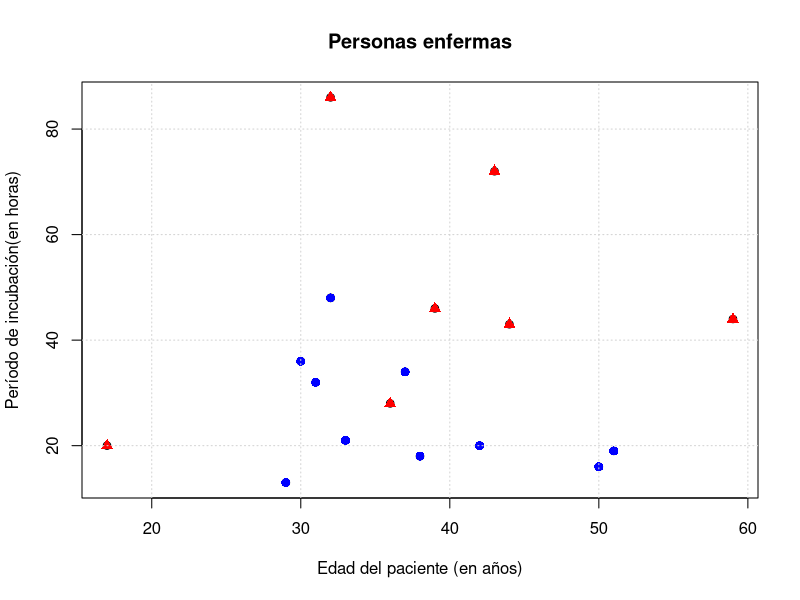
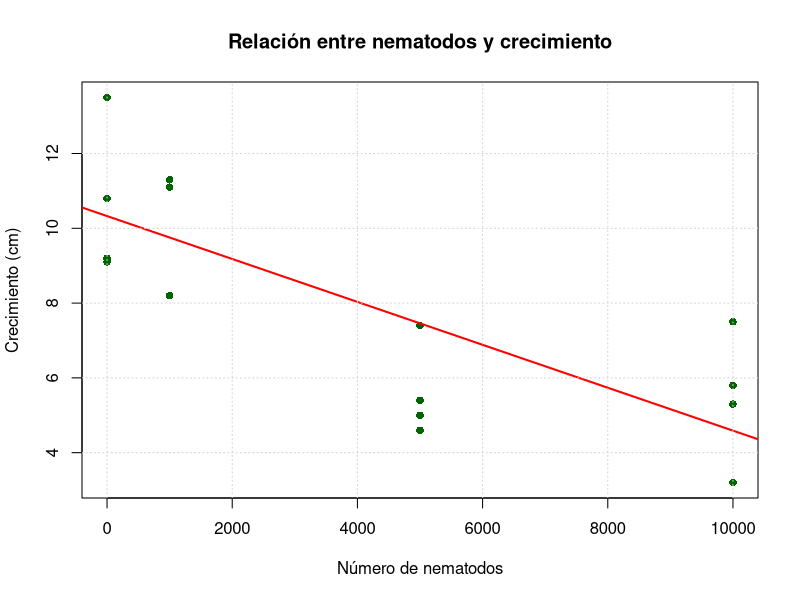
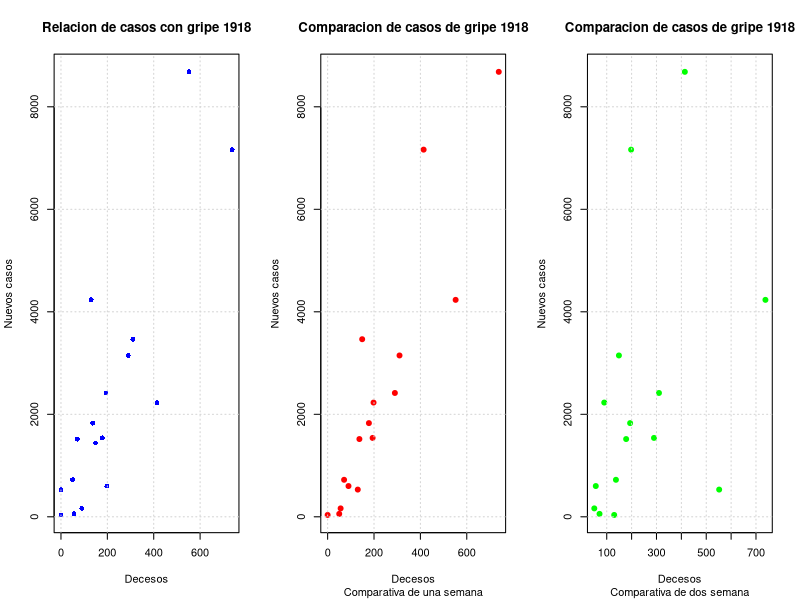
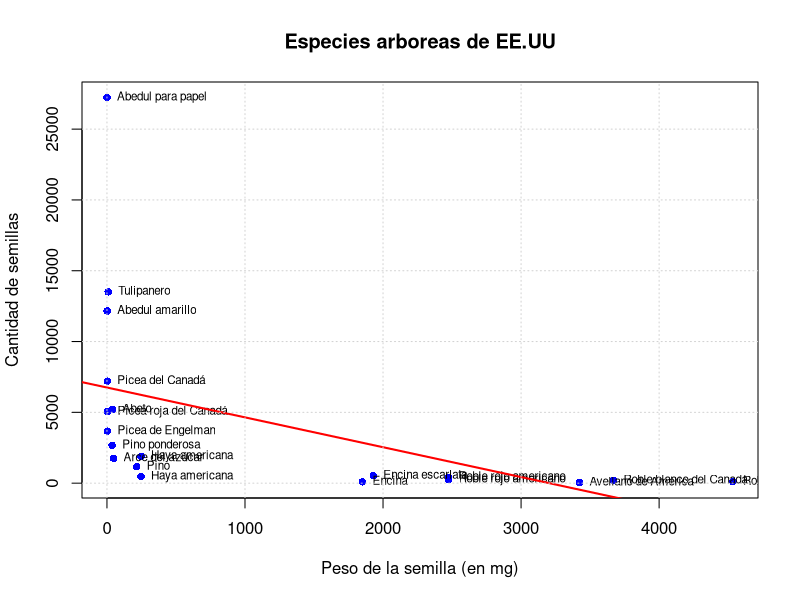
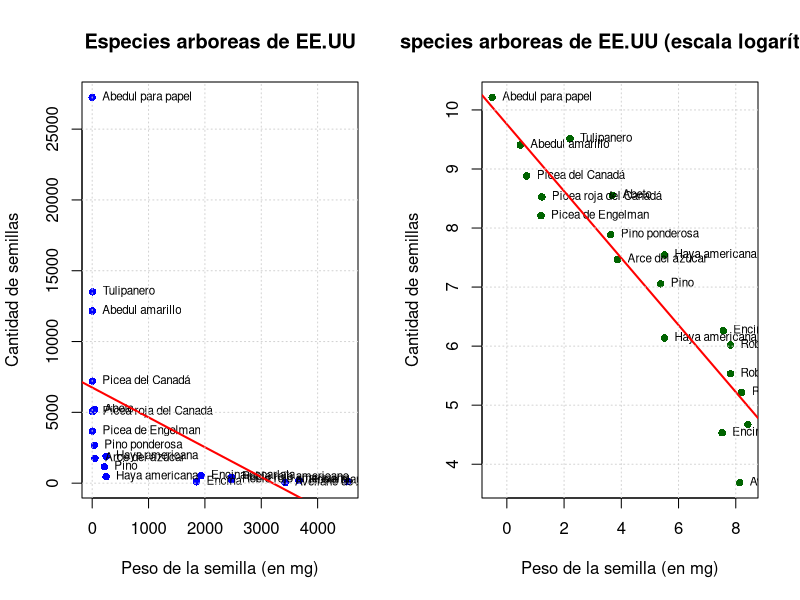
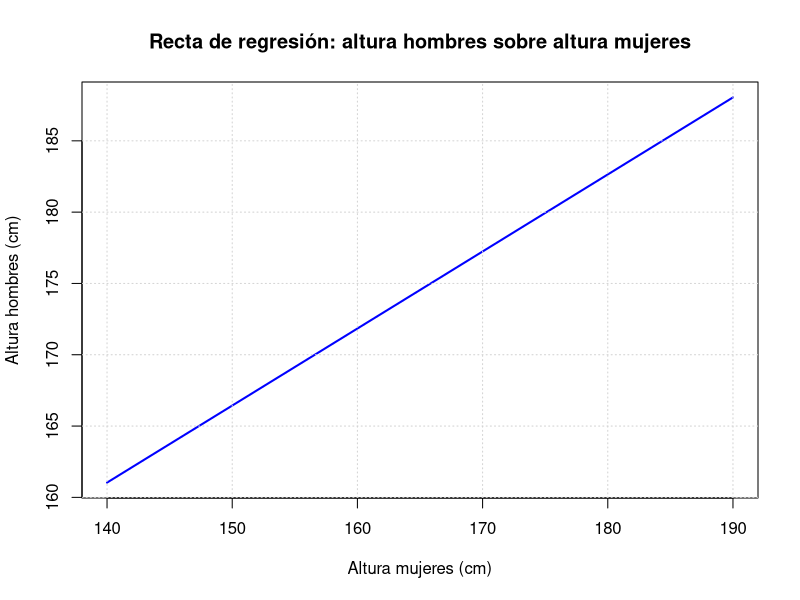
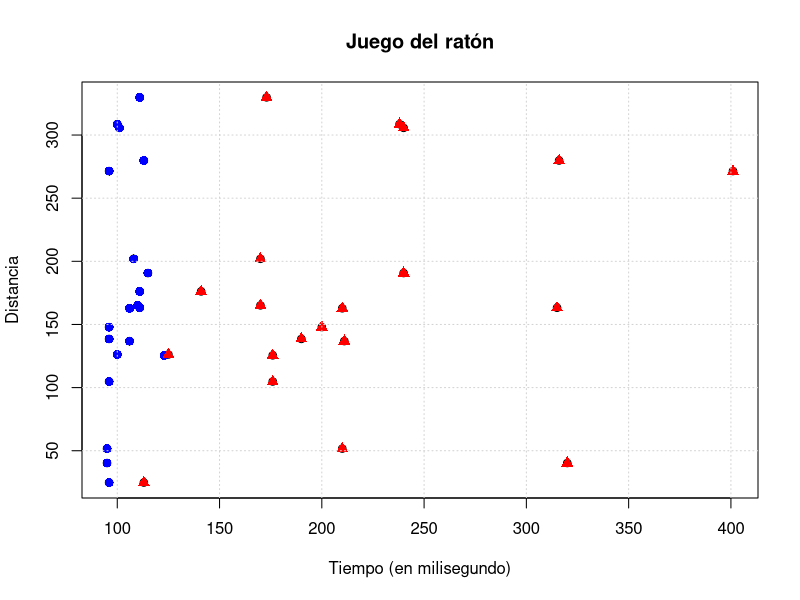
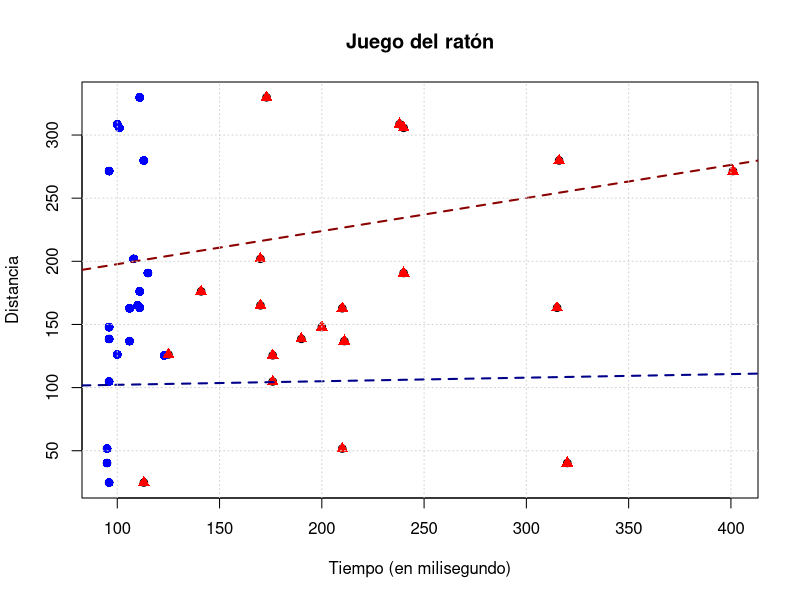

Recreate these plots in R, in order.
# EJERCICIOS "Estadistica básica aplicada" de David S. Moore (2005)

# Capítulo II "Relaciones entre variables"

# REPASO CAPÍTULO II

# **************************************************
# PREGUNTA 2.89 - El vino, ¿es bueno para tu corazón?
# **************************************************

# La tabla 2.4 proporciona datos sobre el consumo de vino y muertes por 
# ataques al corazón en 19 países. Un diagrama de dispersión muestra una 
# relación relativamente fuerte.

# (a) La correlación para estas variables es r = -0,843. ¿Por qué la correlación
# es negativa? ¿Qué porcentaje de la variación de la tasa de mortalidad por 
# ataques al corazón se puede explicar a partir de la relación lineal entre 
# los ataques al corazón y el consumo de vino?

getwd()

setwd("C://Users//brook//OneDrive//Escritorio//Portafolio//Ejercicios_Estadistica_aplicada_b-sica_David_Moore//Archivos")

ejercicio_2_89 <- read.csv("ejercicio_2_11_alcohol.csv")

View(ejercicio_2_89)

r <- -0.843

r2 <- r^2

print(r2)

"La correlación es negativa (-0.843) porque a mayor consumo de vino, menor tasa de mortalidad por ataques al corazón, 
sugiriendo una relación inversa. El r² = 71% indica que el 71% de la variación en mortalidad cardiaca se explica por 
la relación lineal con el consumo de vino."

# (b) La recta de regresión mínimo-cuadrática para la predicción de la tasa de
# ataques al corazón a partir del consumo de vino es:

# y = 260,56 - 22,969x

# Utiliza esta ecuación para predecir la tasa de mortalidad por ataques al 
# corazón en un país en el que el consumo de alcohol, procedente del vino, 
# de los adultos es de 4 litros anuales.


y_sombrero <- 260.56 - 22.969 * 4

print(y_sombrero)

"
ŷ = 168.684

============================

En un país con consumo de 4 litros de vino anuales por adulto, se predice una tasa 
de mortalidad de 168.7 muertes por cada 100,000 personas debido a ataques al corazón
"
# (c) La correlación en (a) y la pendiente de la recta de regresión mínimo-cua-
# drática en (b) son ambas negativas. ¿Es posible que estos dos valores 
# tengan signos distintos? Justifica tu respuesta.

regresion <- lm(ejercicio_2_89$Tasa_muertes_corazon ~ ejercicio_2_89$Consumo_alcohol,data = ejercicio_2_89)

desv_consumo <- sd(ejercicio_2_89$Consumo_alcohol)
desv_ataques <- sd(ejercicio_2_89$Tasa_muertes_corazon) 

resumen <- data.frame(
  Medida = c("Correlacion", "Intercepto","Pendiente","Desviación Consumo","Desviación Ataques"),
  Valor_calculado = c(r,coef(regresion)[1],coef(regresion)[2],desv_consumo,desv_ataques))

print(resumen)

"
              Medida Valor_calculado
1        Correlacion       -0.843000
2         Intercepto      260.563375
3          Pendiente      -22.968767
4 Desviación Consumo        2.509724
5 Desviación Ataques       68.396291

==========================================================

No es posible que tengan signos distintos porque existe una relación matemática directa:

Pendiente = r × (sy/sx)

r = -0.843

sy/sx = 68.396 / 2.510 = 27.25 (siempre positivo)

Pendiente = -0.843 × 27.25 = -22.97

Dado que la razón sy/sx es siempre positiva, el signo de la pendiente depende exclusivamente 
del signo de r. Por lo tanto, correlación y pendiente siempre tendrán el mismo signo.
"
# **************************************************
# PREGUNTA 2.90 - Edad y educación en EE UU
# **************************************************

# En general, el nivel educativo de la gente mayor es menor que el de la gente 
# más joven; por tanto, podemos sospechar que existe una relación entre el porcentaje 
# de residentes de un Estado de 65 o más años y el porcentaje de población sin estudios 
# universitarios. La figura 2.22 muestra la relación entre estas variables. 
# Los datos son los que aparecen en la tablas 1.1 y 2.1.

# (a) Explica lo que significa una asociación positiva entre estas variables.

"Una asociación positiva significa que existe una relación directa entre las variables: a medida que 
aumenta el porcentaje de residentes mayores de 65 años en un estado, también tiende a aumentar el porcentaje 
de población sin estudios universitarios. En otras palabras, los estados con poblaciones más envejecidas tienden 
a tener niveles educativos más bajos en términos de educación universitaria."

# (b) En el diagrama destacan tres observaciones atípicas. Dos de ellas son Alaska
# y Florida, que ya se identificaron como observaciones atípicas en el histograma
# de la figura 1.2. La tercera observación atípica, ¿a qué Estado corresponde?

mayores_65 <- read.csv("ejercicio_2_90_mayores_65.csv")
educacion <- read.csv("ejercicio_2_14_educacion.csv")

puntuaciones_z <- scale(mayores_65$Porcentaje)
umbral_z <- 1.8 

indices_oas <- which(abs(puntuaciones_z) > umbral_z)
oas <- mayores_65[indices_oas, ]

promedio_mayores <- mean(mayores_65$Porcentaje)
promedio_sin_educacion <- mean(educacion$Porcentaje_sin_estudios_secundaria)

df_resultados <- rbind(
  data.frame(Categoria = "OA - Puntuación Z > |2|", Estado = oas$Estado, 
             Valor = oas$Porcentaje, Z_Score = round(puntuaciones_z[indices_oas], 2)),
  data.frame(Categoria = "Promedio mayores 65+", Estado = "Todos", 
             Valor = promedio_mayores, Z_Score = NA),
  data.frame(Categoria = "Promedio sin educación secundaria", Estado = "Todos", 
             Valor = promedio_sin_educacion, Z_Score = NA)
)

print(df_resultados)

"
                          Categoria  Estado    Valor Z_Score
1           OA - Puntuación Z > |2|  Alaska  5.20000   -3.73
2           OA - Puntuación Z > |2| Florida 18.50000    2.87
3           OA - Puntuación Z > |2|    Utah  8.80000   -1.94
4              Promedio mayores 65+   Todos 12.71200      NA
5 Promedio sin educación secundaria   Todos 23.77647      NA
"

# (c) Si ignoramos las observaciones atípicas, ¿la relación entre las dos variables
# tiene una forma y dirección claras? Justifica tu respuesta.

"Sí, la relación tiene forma y dirección claras. Si ignoramos las tres observaciones atípicas (Alaska, Florida y Utah), 
la relación muestra una dirección positiva clara: a mayor porcentaje de población anciana, mayor porcentaje de personas 
sin estudios universitarios. La forma es aproximadamente lineal, aunque con cierta dispersión normal en los datos."

# (d) Si calculamos la correlación, con las tres observaciones atípicas y sin ellas,
# obtenemos r = 0,054 y r = 0,259. ¿Cuál de estos valores corresponde a la correlación 
# sin las observaciones atípicas? Justifica tu respuesta.

mayores_65 <- read.csv("ejercicio_2_90_mayores_65.csv")
educacion <- read.csv("ejercicio_2_14_educacion.csv")

abrev_a_nombre <- c(
  "AL" = "Alabama", "AK" = "Alaska", "AZ" = "Arizona", "AR" = "Arkansas",
  "CA" = "California", "CO" = "Colorado", "CT" = "Connecticut", "DE" = "Delaware",
  "FL" = "Florida", "GA" = "Georgia", "HI" = "Hawai", "ID" = "Idaho",
  "IL" = "Illinois", "IN" = "Indiana", "IA" = "Iowa", "KS" = "Kansas",
  "KY" = "Kentucky", "LA" = "Luisiana", "ME" = "Maine", "MD" = "Maryland",
  "MA" = "Massachusetts", "MI" = "Michigan", "MN" = "Minnesota", "MS" = "Misisipí",
  "MO" = "Misuri", "MT" = "Montana", "NE" = "Nebraska", "NV" = "Nevada",
  "NH" = "New Hampshire", "NJ" = "Nueva Jersey", "NM" = "Nuevo México",
  "NY" = "Nueva York", "NC" = "Carolina del Norte", "ND" = "Dakota del Norte",
  "OH" = "Ohio", "OK" = "Oklahoma", "OR" = "Oregón", "PA" = "Pensilvania",
  "RI" = "Rhode Island", "SC" = "Carolina del Sur", "SD" = "Dakota del Sur",
  "TN" = "Tennessee", "TX" = "Tejas", "UT" = "Utah", "VT" = "Vermont",
  "VA" = "Virginia", "WA" = "Washington", "WV" = "Virginia Occidental",
  "WI" = "Wisconsin", "WY" = "Wyoming"
)

educacion$Estado_nombre <- abrev_a_nombre[educacion$Estado]

datos <- merge(mayores_65, educacion, by.x = "Estado", by.y = "Estado_nombre")

cor_con <- cor(datos$Porcentaje, datos$Porcentaje_sin_estudios_secundaria)

datos_sin_oas <- datos[!datos$Estado %in% c("Alaska", "Florida", "Utah"), ]

cor_sin <- cor(datos_sin_oas$Porcentaje, datos_sin_oas$Porcentaje_sin_estudios_secundaria)

cat("CORRELACIONES FINALES:\n")
cat("CON OAs:", round(cor_con, 3), "\n")
cat("SIN OAs:", round(cor_sin, 3), "\n")

"El valor r = 0.259 corresponde a la correlación SIN las observaciones atípicas, mientras que r = 0.054 
corresponde a la correlación CON todas las observaciones.
Las observaciones atípicas (especialmente Utah con bajo porcentaje de ancianos pero también bajo porcentaje 
sin estudios universitarios, y Alaska con características similares) distorsionan y debilitan la relación positiva 
general. Al eliminarlas, la correlación se hace más fuerte y evidente, aumentando de 0.054 a 0.259, lo que indica 
una relación positiva más clara entre las variables."

# **************************************************
# PREGUNTA 2.91 - Comida en mal estado
# **************************************************

# Datos sobre 18 personas que enfermaron después de ingerir comida en mal estado.
# Los datos dan la edad de cada persona en años, el periodo de incubación (el 
# tiempo en horas desde la ingestión de la comida hasta la aparición de los 
# primeros síntomas) y si la víctima sobrevivió (S) o murió (M).

# TABLA DE DATOS:
# ---------------------------------------------------------------
# Persona | Edad | Incubación | Resultado | Persona | Edad | Incubación | Resultado
# ------------------------------------------------------------------------------
# 1       | 29   | 13         | 0         | 10      | 30   | 36         | 0
# 2       | 39   | 46         | 1         | 11      | 32   | 48         | 0
# 3       | 44   | 43         | 1         | 12      | 59   | 44         | 1
# 4       | 37   | 34         | 0         | 13      | 33   | 21         | 0
# 5       | 42   | 20         | 0         | 14      | 31   | 32         | 0
# 6       | 17   | 20         | 1         | 15      | 32   | 86         | 1
# 7       | 38   | 18         | 0         | 16      | 32   | 48         | 0
# 8       | 43   | 72         | 1         | 17      | 36   | 28         | 1
# 9       | 51   | 19         | 0         | 18      | 50   | 16         | 0
# ------------------------------------------------------------------------------

# 1 = sobrevivió / 0 = murió 

# (a) Dibuja un diagrama de dispersión del tiempo de incubación con relación
#     a la edad. Utiliza símbolos distintos para las personas que murieron y para 
#     las que sobrevivieron.

personas_enfermas <- data.frame(
  Persona = c(1, 2, 3, 4, 5, 6, 7, 8, 9, 10, 11, 12, 13, 14, 15, 16, 17, 18),
  Edad = c(29, 39, 44, 37, 42, 17, 38, 43, 51, 30, 32, 59, 33, 31, 32, 32, 36, 50),
  Incubación = c(13, 46, 43, 34, 20, 20, 18, 72, 19, 36, 48, 44, 21, 32, 86, 48, 28, 16),
  Resultado = c(0, 1, 1, 0, 0, 1, 0, 1, 0, 0, 0, 1, 0, 0, 1, 0, 1, 0)
)

print(personas_enfermas)

sobrevivieron <- personas_enfermas[personas_enfermas$Resultado == 0, ]
murieron <- personas_enfermas[personas_enfermas$Resultado == 1, ]

plot(personas_enfermas$Edad,
     personas_enfermas$Incubación,
     main = "Personas enfermas",
     xlab = "Edad del paciente (en años)",
     ylab = "Período de incubación(en horas)")
points(sobrevivieron$Edad, sobrevivieron$Incubación, 
       pch = 16, col = "blue", cex = 1.2)  
points(murieron$Edad, murieron$Incubación, 
       pch = 17, col = "red", cex = 1.2)
grid()

# (b) ¿Existe alguna relación entre la edad y el tiempo de incubación? Si existe,
# descríbela.

correlacion <- cor(personas_enfermas$Edad,personas_enfermas$Incubación)

print(correlacion)

"A simple vista no se ve que haya alguna relación entre las variables, más aún cuando vemos que
la correlación entre las mismas es de 0.028"

# (c) Más importante, ¿existe alguna relación entre la edad o el periodo de incubación 
# y si la víctima sobrevivió? Describe cualquier relación que aquí parezca importante.

cor_edad <- cor(personas_enfermas$Edad, personas_enfermas$Resultado)

cor_incubacion <- cor(personas_enfermas$Incubación, personas_enfermas$Resultado)

resumen_correlaciones <- data.frame(
  Correlaciones = c("Edad","Incubación"),
  Resultado = c(round(cor_edad,3),round(cor_incubacion,3))
)

print(resumen_correlaciones)

"
  Correlaciones Resultado
1          Edad     0.091
2    Incubación     0.525

==============================================

Los pacientes con tiempos de incubación más cortos tienen mayor riesgo de muerte, 
mientras que los de incubación más larga tienden a sobrevivir.
"

# (d) ¿Existen observaciones atípicas que exijan una investigación aparte?

media_edad <- mean(personas_enfermas$Edad)
media_inc <- mean(personas_enfermas$Incubación) 

sd_edad <- sd(personas_enfermas$Edad)
sd_inc <- sd(personas_enfermas$Incubación)

personas_enfermas$z_edad <- (personas_enfermas$Edad - media_edad) / sd_edad
personas_enfermas$z_inc <- (personas_enfermas$Incubación - media_inc) / sd_inc

umbral_z <- 2 

out_edad <- personas_enfermas[abs(personas_enfermas$z_edad) > umbral_z, ]
out_inc <- personas_enfermas[abs(personas_enfermas$z_inc) > umbral_z, ]

outliers_combinado <- rbind(
  data.frame(Variable = "Edad", 
             Persona = out_edad$Persona,
             Valor = out_edad$Edad,
             Z_Score = out_edad$z_edad,
             Resultado = out_edad$Resultado),
  data.frame(Variable = "Incubación", 
             Persona = out_inc$Persona,
             Valor = out_inc$Incubación,
             Z_Score = out_inc$z_inc,
             Resultado = out_inc$Resultado)
)

print(outliers_combinado)

"
    Variable Persona Valor   Z_Score Resultado
1       Edad       6    17 -2.112762         1
2       Edad      12    59  2.215823         1
3 Incubación      15    86  2.537536         1
"
# **************************************************
# PREGUNTA 2.92 - Nematodos y tomateras
# **************************************************

# Los nematodos son gusanos microscópicos. Tenemos datos de un experimento
# para estudiar el efecto que producen los nematodos que se encuentran en la 
# tierra en el crecimiento de las plantas.

# TABLA DE DATOS:
# ---------------------------------------------------------------
# Nematodos | Crecimiento (cm)
# ---------------------------------------------------------------
# 0         | 10,8  9,1  13,5  9,2
# 1.000     | 11,1  11,1  8,2  11,3
# 5.000     | 5,4  4,6  7,4  5,0
# 10.000    | 5,8  5,3  3,2  7,5
# ---------------------------------------------------------------

# Analiza estos datos y presenta tus conclusiones sobre los efectos de los 
# nematodos en el crecimiento de las plantas.

nematodos <- data.frame(
  Nematodos = rep(c(0, 1000, 5000, 10000), each = 4),
  Crecimiento = c(
    10.8, 9.1, 13.5, 9.2,
    11.1, 11.1, 8.2, 11.3,
    5.4, 4.6, 7.4, 5.0,
    5.8, 5.3, 3.2, 7.5
  )
)

r <- cor(nematodos$Nematodos, nematodos$Crecimiento)
cat("Correlación:", round(r, 3), "\n")

modelo <- lm(Crecimiento ~ Nematodos, data = nematodos)
summary(modelo)

plot(nematodos$Nematodos, nematodos$Crecimiento,
     main = "Relación entre nematodos y crecimiento",
     xlab = "Número de nematodos",
     ylab = "Crecimiento (cm)",
     pch = 16, col = "darkgreen")
abline(modelo, col = "red", lwd = 2)
grid()

"Existe una relación lineal negativa muy clara entre el número de nematodos y 
el crecimiento de las tomateras.
El modelo indica que cada incremento en la cantidad de nematodos reduce significativamente 
el desarrollo de las plantas, lo cual respalda la hipótesis de que los nematodos afectan de 
manera adversa el crecimiento vegetal."


# **************************************************
# PREGUNTA 2.93 - ¿Valores calientes?
# **************************************************

# En el mundo de las finanzas es frecuente describir el rendimiento de un 
# determinado valor mediante una recta de regresión que relaciona el rendimiento 
# del valor con el rendimiento general del mercado de valores.Esta representación 
# nos ayuda a visualizar en qué medida el valor sigue la pauta general del mercado. 
# Analizamos el rendimiento mensual y de Philip Morris y los rendimientos mensuales 
# x del índice bursátil Standard & Poor’s correspondiente a 500 valores, que representa 
# el mercado en su conjunto, entre julio de 1990 ymayo de1997. He aquí los resultados:

# x̄ = 1,304    ȳ = 1,878
# sx = 3,392   sy = 7,554
# r = 0,5251

# (a) A partir de esta información, halla la ecuación de la recta mínimo-cuadrática. 
# ¿Qué porcentaje de la variación de Philip Morris se explica por la relación lineal 
# con el mercado en su conjunto?

pendiente <- 0.5251 * (7.554 / 3.392)

intercepto <- 1.878 - (pendiente * 1.304)

porcentaje_variacion <- 0.5251 * 0.5251

valores_recta <- data.frame(
  Medida = c("Pendiente","Intercepto","% de variación"),
  Valores = c(pendiente,intercepto,porcentaje_variacion)
)

print(valores_recta)

"
          Medida   Valores
1      Pendiente 1.1694002
2     Intercepto 0.3531022
3 % de variación 0.2757300

======================================

La ecuación de la recta de regresión es ŷ = 0,353 + 1,169x. Esto indica que, en promedio, 
por cada punto porcentual que aumenta el rendimiento del mercado, el de Philip Morris aumenta 1,17 puntos. 
Además, alrededor del 27,6 % de la variación en los rendimientos de Philip Morris se explica por su relación 
lineal con el mercado bursátil.
"

# (b) Explica la información que nos proporciona sobre la pendiente de la recta sobre 
# la respuesta de Philip Morris a las variaciones del mercado. Esta pendiente se llama "beta" 
# en teoría de inversiones.

"La pendiente o beta = 1,17 indica que el rendimiento de Philip Morris tiende a variar más que proporcionalmente 
respecto al mercado: por cada 1 % que cambia el rendimiento del mercado, el de Philip Morris cambia, en promedio, 
un 1,17 %. Esto significa que la acción es más volátil o sensible a las variaciones del mercado, amplificando tanto 
las subidas como las bajadas."

# (c) Los rendimientos de la mayoría de los valores están correlacionados positivamente 
# con el rendimiento general del mercado. Explica por qué un inversor debería preferir 
# valores con beta > 1 cuando el mercado sube y acciones con beta < 1 cuando el mercado baja.

"Cuando el mercado sube, un inversor busca maximizar ganancias, por lo que prefiere acciones con beta > 1, ya que 
aumentan más que el promedio del mercado. En cambio, cuando el mercado baja, conviene elegir acciones con beta < 1, 
pues estas tienden a caer menos, ofreciendo mayor protección frente a pérdidas."

# **************************************************
# PREGUNTA 2.94 - La epidemia de gripe de 1918
# **************************************************

# El ejercicio 1.22 proporciona datos sobre la gran epidemia de gripe de 1918.

# (a) Dibuja tres diagramas de dispersión; en uno de ellos relaciona las muertes 
# semanales con los casos detectados la misma semana, en otro relaciona estas muertes 
# semanales con los casos detectados la semana anterior y en el tercero de ellos relaciona 
# las muertes semanales con los nuevos casos detectados dos semanas antes. Describe y 
# compara las relaciones que observes.

ejercicio_2_94 <- read.csv("ejercicio_1_22_epidemia.csv")

str(ejercicio_2_94)

View(ejercicio_2_94)

par(mfrow = c(1, 3))  

#Grafico 1: misma semana
plot(ejercicio_2_94$Muertos,
     ejercicio_2_94$Nuevos_casos,
     main = "Relacion de casos con gripe 1918",
     xlab = "Decesos",
     ylab = "Nuevos casos",
     pch = 16,
     col = "blue")
grid()

#Grafico 2: una semana de desfase
una_semana <- c(NA, head( ejercicio_2_94$Nuevos_casos , -1))

valido <- !is.na(una_semana)

plot(ejercicio_2_94$Muertos[valido],
     una_semana[valido],
     main = "Comparacion de casos de gripe 1918",
     sub = "Comparativa de una semana",
     xlab = "Decesos",
     ylab = "Nuevos casos",
     pch = 19,
     col = "red")
grid()

#Gráfico 3: dos semanas de desfase
dos_semanas <- c(NA,NA, head( ejercicio_2_94$Nuevos_casos , -2))

valido2 <- !is.na(dos_semanas)

plot(ejercicio_2_94$Muertos[valido2],
     dos_semanas[valido2],
     main = "Comparacion de casos de gripe 1918",
     sub = "Comparativa de dos semana",
     xlab = "Decesos",
     ylab = "Nuevos casos",
     pch = 19,
     col = "green")
grid()

par(mfrow = c(1, 1))

# (b) Halla las correlaciones de cada una de las relaciones.

cor_misma_semana <- cor(ejercicio_2_94$Muertos,ejercicio_2_94$Nuevos_casos)
cor_una_semana <- cor(ejercicio_2_94$Muertos[valido],una_semana[valido])
cor_dos_semanas <- cor(ejercicio_2_94$Muertos[valido2],dos_semanas[valido2])

resultaods_correlaciones <- data.frame(
  Correlaciones = c("Misma semana","Una semana desfase","Dos semanas desfase"),
  Valores = c(cor_misma_semana,cor_una_semana,cor_dos_semanas)
)

print(resultaods_correlaciones)

"
        Correlaciones   Valores
1        Misma semana 0.8562287
2  Una semana desfase 0.9109524
3 Dos semanas desfase 0.3932467
"

# (c) ¿Cuáles son tus conclusiones? ¿Cómo se predice mejor el número de muertes, 
# con los nuevos casos de la misma semana, con los nuevos casos de la semana anterior 
# o los nuevos casos de dos semanas antes?

"La correlación más alta (r ≈ 0.91) se observa cuando se comparan las muertes con los casos de 
una semana antes, lo que indica que el número de muertes está más estrechamente relacionado con 
los contagios ocurridos la semana previa. Esto tiene sentido biológicamente, ya que las muertes 
suelen producirse unos días después del contagio. En cambio, la correlación con los casos de la 
misma semana o de dos semanas antes es menor, lo que sugiere que la mejor predicción del número 
de muertes se obtiene usando los casos de la semana anterior."

# **************************************************
# PREGUNTA 2.95 - Salarios de mujeres
# **************************************************

# Un estudio de la National Science Foundation de EEUU halló que la mediana
# del salario de ingenieras y científicas estadounidenses recién graduadas era 
# sólo un 73% de la mediana de sus homólogos varones.Ahora bien, cuando las recién 
# graduadas se agrupaban por especialidades, la situación era distinta. Las medianas 
# de los salarios de las mujeres, expresadas como un porcentaje de las medianas del 
# salario de los hombres, en 16 campos de estudio eran:

# Porcentajes de salarios de mujeres respecto a hombres por especialidad:
# 94% 96% 98% 95% 85% 85% 84% 100%
# 103% 100% 107% 93% 104% 93% 106% 100%

# ¿Cómo es posible que el salario de las mujeres se encuentre muy por debajo
# del de los hombres cuando se consideran todas las disciplinas conjuntamente y,
# en cambio, sea prácticamente el mismo cuando se considera por especialidades?

"Aunque los salarios medianos por especialidad muestran que las mujeres ganan aproximadamente 
lo mismo (e incluso más) que los hombres dentro de cada campo, el salario global promedio de las 
mujeres resulta mucho menor (73% del de los hombres). Esto ocurre porque las mujeres están sobrerrepresentadas 
en las especialidades peor pagadas y subrepresentadas en las mejor pagadas.

En otras palabras, la distribución desigual entre campos con distintos niveles salariales distorsiona la 
comparación global, dando la impresión de una brecha salarial mayor de la que realmente existe dentro de 
cada especialidad.

Este fenómeno se conoce como paradoja de Simpson, y refleja cómo una tendencia que se mantiene en varios grupos 
individuales puede invertirse o desaparecer al combinar los datos."

# **************************************************
# PREGUNTA 2.96 - Transformación de datos
# **************************************************

# Los ecólogos recogen datos para estudiar la naturaleza. La tabla 2.12 
# proporciona datos sobre la media del número de semillas producidas durante 
# un año por algunas especies comunes de árboles y también sobre el peso 
# medio (en miligramos) de éstas.

## TABLA 2.12 - Peso y recuento del número de semillas producidas por especies arbóreas:
# ------------------------------------------------------------------------------------
# Especies               | Número semillas | Peso semillas (mg)
# ------------------------------------------------------------------------------------
# Abedul para papel      | 27239           | 0.6
# Abedul amarillo        | 12158           | 1.6
# Picea del Canadá       | 7202            | 2.0
# Picea de Engelman      | 3671            | 3.3
# Picea roja del Canadá  | 5051            | 3.4
# Tulipanero             | 13509           | 9.1
# Pino ponderosa         | 2667            | 37.7
# Abeto                  | 5196            | 40.0
# Arce del azúcar        | 1751            | 48.0
# Pino                   | 1159            | 216.0
# Haya americana         | 463             | 247
# Haya americana         | 1892            | 247
# Encina                 | 93              | 1851
# Encina escarlata       | 525             | 1930
# Roble rojo americano   | 411             | 2475
# Roble rojo americano   | 253             | 2475
# Avellano de América    | 40              | 3423
# Roble blanco del Canadá| 184             | 3669
# Roble blanco americano | 107             | 4535
# ------------------------------------------------------------------------------------

# (a) Dibuja un diagrama de dispersión que muestre cómo se puede explicar el
# número de semillas producidas por un árbol, a partir del peso de éstas. Describe
# la forma, la dirección y la fuerza de la relación.

ejercicio_2_96 <- read.csv("ejercicio_2_96_arboles.csv")

str(ejercicio_2_96)

View(ejercicio_2_96)

modelo <- lm(Numero_semillas ~ Peso_semillas_mg, data = ejercicio_2_96)

plot(ejercicio_2_96$Peso_semillas_mg,
     ejercicio_2_96$Numero_semillas,
     main = "Especies arboreas de EE.UU",
     xlab = "Peso de la semilla (en mg)",
     ylab = "Cantidad de semillas",
     col = "blue",
     pch = 16)
text(ejercicio_2_96$Peso_semillas_mg,
     ejercicio_2_96$Numero_semillas,
     labels = ejercicio_2_96$Especie,
     pos = 4,   
     cex = 0.7) 
abline(modelo, col = "red", lwd = 2)
grid()

"El diagrama de dispersión muestra una relación inversa y claramente no lineal entre el peso y el número de semillas. 
En general, las especies con semillas más ligeras producen muchas más semillas, mientras que aquellas con semillas más 
pesadas generan pocas. La dirección de la relación es negativa, y su fuerza es alta, aunque la forma de la nube de puntos 
sugiere que una transformación logarítmica podría describir mejor la tendencia que una recta simple."

# (b) Cuando tratamos con tamaños y pesos, los logaritmos de los datos originales son a 
# menudo la forma más adecuada de expresar los datos. Utiliza tu calculadora o un programa 
# informático para calcular los logaritmos de los pesos y recuentos de la tabla 2.12. Dibuja 
# un nuevo diagrama de dispersión utilizando los datos transformados. Ahora, ¿cuál es la forma, 
# la dirección y la fuerza de la relación?

ejercicio_2_96$log_peso_semillas <- log(ejercicio_2_96$Peso_semillas_mg)
ejercicio_2_96$log_cantidad_semillas <- log(ejercicio_2_96$Numero_semillas)

head(ejercicio_2_96[, c("Peso_semillas_mg", "Numero_semillas", "log_peso_semillas", "log_cantidad_semillas")])

par(mfrow = c(1, 2)) 

modelo <- lm(Numero_semillas ~ Peso_semillas_mg, data = ejercicio_2_96)

modelo_log <- lm(log_cantidad_semillas ~ log_peso_semillas, data = ejercicio_2_96)

plot(ejercicio_2_96$Peso_semillas_mg,
     ejercicio_2_96$Numero_semillas,
     main = "Especies arboreas de EE.UU",
     xlab = "Peso de la semilla (en mg)",
     ylab = "Cantidad de semillas",
     col = "blue",
     pch = 16)
text(ejercicio_2_96$Peso_semillas_mg,
     ejercicio_2_96$Numero_semillas,
     labels = ejercicio_2_96$Especie,
     pos = 4,   
     cex = 0.7) 
abline(modelo, col = "red", lwd = 2)
grid()

plot(ejercicio_2_96$log_peso_semillas,
     ejercicio_2_96$log_cantidad_semillas,
     main = "Especies arboreas de EE.UU (escala logarítmica)",
     xlab = "Peso de la semilla (en mg)",
     ylab = "Cantidad de semillas",
     col = "darkgreen",
     pch = 16)
text(ejercicio_2_96$log_peso_semillas,
     ejercicio_2_96$log_cantidad_semillas,
     labels = ejercicio_2_96$Especie,
     pos = 4,   
     cex = 0.7) 
abline(modelo_log, col = "red", lwd = 2)
grid()

par(mfrow = c(1, 1))

"Al aplicar los logaritmos al número y peso de las semillas, la relación se vuelve aproximadamente lineal, 
negativa y fuerte. En la escala original, la dispersión era muy amplia y la relación parecía curvilínea —los 
árboles con semillas más ligeras producían muchas más unidades, pero de forma no proporcional. Después de la 
transformación logarítmica, la tendencia se aclara: a medida que aumenta el peso de las semillas, el número 
de semillas disminuye de forma regular y predecible."

# **************************************************
# PREGUNTA 2.97 - Hombres y mujeres
# **************************************************

# La altura media de las mujeres estadounidenses cuando tienen 20 años de edad es 
# de aproximadamente 164 cm, con una desviación típica de unos 6,35 cm. 
# La altura media de los hombres de la misma edad es de aproximadamente 174 cm, 
# con una desviación típica de unos 6,86 cm. Si la correlación entre las alturas 
# de parejas de hombres y mujeres jóvenes es aproximadamente r = 0,5.

# DATOS:
# Mujeres: μ_x = 164 cm, σ_x = 6.35 cm
# Hombres:  μ_y = 174 cm, σ_y = 6.86 cm
# Correlación: r = 0.5

# (a) ¿Cuál es la pendiente de la recta de regresión de la altura de los hombres
# con relación a la altura de sus mujeres en las parejas jóvenes?

pendiente <- 0.5 * (6.86 / 6.35)

cat("La pendiente es:", round(pendiente,2),"cm.")

"La pendiente es: 0.54 cm."

# (b) Dibuja un gráfico de esta recta de regresión.

intercepto <- 174 - (pendiente * 164)

x_valores <- seq(140, 190, length.out = 100)

y_valores <- intercepto + pendiente * x_valores #recta de regresión

plot(x_valores, y_valores,
     type = "l",
     col = "blue",
     lwd = 2,
     xlab = "Altura mujeres (cm)",
     ylab = "Altura hombres (cm)",
     main = "Recta de regresión: altura hombres sobre altura mujeres")
grid()

# (c) Predice la altura de un hombre cuya mujer mide 170 cm de altura.

prediccion_hombre <- intercepto + pendiente * 170

cat("La altura de un hombre cuya mujer mide 170 cm es:", round(prediccion_hombre,2),"cm.")

"La altura de un hombre cuya mujer mide 170 cm es: 177.24 cm."

# **************************************************
# PREGUNTA 2.98 - Un juego informático
# **************************************************

# Un sistema multimedia para aprender estadística incluye una prueba para 
# valorar la destreza de los sujetos en la utilización del ratón (mouse). 
# El programa informático hace que aparezca, al azar, un círculo en la pantalla. 
# El sujeto tiene que situarse sobre el círculo y clicar tan rápido como pueda. 
# Tan pronto como el usuario ha clicado sobre el círculo, aparece uno nuevo.

# La tabla 2.13 proporciona datos sobre los ensayos realizados por un sujeto, 
# 20 con cada mano. "Distancia" es la distancia desde el centro del círculo al 
# punto donde se halla el cursor en el momento del clicado, las unidades de 
# medida dependen del tamaño de la pantalla. "Tiempo" es el tiempo transcurrido 
# entre el clicado de dos círculos consecutivos, en milisegundos.

# TABLA 2.13 - Tiempos de respuesta en un juego informático:
# ------------------------------------------------------------------------------------
# Tiempo | Distancia | Mano      | Tiempo | Distancia | Mano
# ------------------------------------------------------------------------------------
# 115   | 190.70    | derecha   | 240   | 190.70    | izquierda
# 96    | 138.52    | derecha   | 190   | 138.52    | izquierda
# 110   | 165.08    | derecha   | 170   | 165.08    | izquierda
# 100   | 126.19    | derecha   | 125   | 126.19    | izquierda
# 111   | 163.19    | derecha   | 315   | 163.19    | izquierda
# 101   | 305.66    | derecha   | 240   | 305.66    | izquierda
# 111   | 176.15    | derecha   | 141   | 176.15    | izquierda
# 106   | 162.78    | derecha   | 210   | 162.78    | izquierda
# 96    | 147.87    | derecha   | 200   | 147.87    | izquierda
# 96    | 271.46    | derecha   | 401   | 271.46    | izquierda
# 95    | 40.25     | derecha   | 320   | 40.25     | izquierda
# 96    | 24.76     | derecha   | 113   | 24.76     | izquierda
# 96    | 104.80    | derecha   | 176   | 104.80    | izquierda
# 106   | 136.80    | derecha   | 211   | 136.80    | izquierda
# 100   | 308.60    | derecha   | 238   | 308.60    | izquierda
# 113   | 279.80    | derecha   | 316   | 279.80    | izquierda
# 123   | 125.51    | derecha   | 176   | 125.51    | izquierda
# 111   | 329.80    | derecha   | 173   | 329.80    | izquierda
# 95    | 51.66     | derecha   | 210   | 51.66     | izquierda
# 108   | 201.95    | derecha   | 170   | 201.95    | izquierda
# ------------------------------------------------------------------------------------

# (a) Sospechamos que el tiempo depende de la distancia. Dibuja un diagrama de 
# dispersión del tiempo con relación a la distancia. Utiliza símbolos distintos
# para cada mano.

ejercicio_2_98 <- read.csv("ejercicio_2_98_mouse.csv")

str(ejercicio_2_98)

head(ejercicio_2_98)

derecha <- ejercicio_2_98[ejercicio_2_98$Mano == "derecha", ]
izquierda <- ejercicio_2_98[ejercicio_2_98$Mano == "izquierda", ]

plot(ejercicio_2_98$Tiempo,
     ejercicio_2_98$Distancia,
     main = "Juego del ratón",
     xlab = "Tiempo (en milisegundo)",
     ylab = "Distancia")
points(derecha$Tiempo, derecha$Distancia, 
       pch = 16, col = "blue", cex = 1.2)  
points(izquierda$Tiempo, izquierda$Distancia, 
       pch = 17, col = "red", cex = 1.2)
grid()

# (b) Describe la relación que observas. ¿Puedes afirmar que el sujeto es diestro?

"Se puede afirmar que el sujeto es diestro, ya que la relacion entre la distancia y tiempo es mas pequeña con
la mañana derecha que con la mano izquierda"

# (c) Halla la recta de regresión del tiempo con relación a la distancia para las
# dos manos de forma independiente. Dibuja estas rectas en tu diagrama. De las dos
# regresiones, ¿cuál es mejor para predecir el tiempo a partir de la distancia? Da
# medidas numéricas que describan la precisión de las dos regresiones.

#MANO DERECHA
media_derecha_tiempo <- mean(derecha$Tiempo)
media_derecha_distacia <- mean(derecha$Distancia)

desv_derecha_tiempo <- sd(derecha$Tiempo)
desv_derecha_distancia <- sd(derecha$Distancia)

r_derecha <- cor(derecha$Tiempo,derecha$Distancia)

pendiente_derecha <- r_derecha * (desv_derecha_tiempo / desv_derecha_distancia)

intercepto_derecha <- media_derecha_tiempo - (pendiente_derecha * media_derecha_distacia)

#MANO IZQUIERDA
media_izquierda_tiempo <- mean(izquierda$Tiempo)
media_izquierda_distacia <- mean(izquierda$Distancia)

desv_izquierda_tiempo <- sd(izquierda$Tiempo)
desv_izquierda_distancia <- sd(izquierda$Distancia)

r_izquierda <- cor(izquierda$Tiempo,izquierda$Distancia)

pendiente_izquierda <- r_izquierda * (desv_izquierda_tiempo / desv_izquierda_distancia)

intercepto_izquierda <- media_izquierda_tiempo - (pendiente_izquierda * media_izquierda_distacia)

resultados <- data.frame(
  mano = c("derecha", "izquierda"),
  media_tiempo = c(media_derecha_tiempo, media_izquierda_tiempo),
  media_distancia = c(media_derecha_distacia, media_izquierda_distacia),
  desv_tiempo = c(desv_derecha_tiempo, desv_izquierda_tiempo),
  desv_distancia = c(desv_derecha_distancia, desv_izquierda_distancia),
  r = c(r_derecha, r_izquierda),
  pendiente = c(pendiente_derecha, pendiente_izquierda),
  intercepto = c(intercepto_derecha, intercepto_izquierda)
)

print(resultados)

plot(ejercicio_2_98$Tiempo,
     ejercicio_2_98$Distancia,
     main = "Juego del ratón",
     xlab = "Tiempo (en milisegundo)",
     ylab = "Distancia")
points(derecha$Tiempo, derecha$Distancia, 
       pch = 16, col = "blue", cex = 1.2)  
points(izquierda$Tiempo, izquierda$Distancia, 
       pch = 17, col = "red", cex = 1.2)
abline(intercepto_derecha,pendiente_derecha,col = "darkblue",lwd = 2,lty = "dashed")
abline(intercepto_izquierda,pendiente_izquierda,col ="darkred",lwd = 2, lty = "dashed")
grid()

"
       mano media_tiempo media_distancia desv_tiempo desv_distancia         r  pendiente intercepto
1   derecha       104.25        172.5765    8.245413       88.74672 0.3047128 0.02831071   99.36424
2 izquierda       216.75        172.5765   73.014689       88.74672 0.3183573 0.26192243  171.54834

========================================================================

La regresión de la mano izquierda es ligeramente mejor porque su correlación con la distancia es un poco 
más alta que la de la mano derecha, lo que indica que la distancia explica un poco mejor el tiempo en esa mano; 
sin embargo, en ambos casos la relación es débil, por lo que ninguna recta predice muy bien los tiempos.
"

# (d) Debido al aprendizaje, es posible que el sujeto lo haga mejor en los últimos ensayos. 
# También es posible que lo haga peor debido a la fatiga. Dibuja un diagrama de residuos en 
# el que los residuos aparezcan ordenados de acuerdo al orden de realización de los ensayos 
# (de arriba abajo en la tabla 2.12). ¿Existe algún efecto sistemático en el orden de realización 
# de las pruebas?


derecha$Prediccion <- intercepto_derecha + pendiente_derecha * derecha$Distancia
derecha$Residuos <- derecha$Tiempo - derecha$Prediccion

izquierda$Prediccion <- intercepto_izquierda + pendiente_izquierda * izquierda$Distancia
izquierda$Residuos <- izquierda$Tiempo - izquierda$Prediccion

derecha$Orden <- 1:20
izquierda$Orden <- 1:20

residuos_combinados <- rbind(
  data.frame(Mano = "Derecha", Orden = derecha$Orden, Residuos = derecha$Residuos),
  data.frame(Mano = "Izquierda", Orden = izquierda$Orden, Residuos = izquierda$Residuos)
)

plot(residuos_combinados$Orden, residuos_combinados$Residuos,
     main = "Residuos vs Orden de Ensayos",
     xlab = "Orden del Ensayo",
     ylab = "Residuos",
     ylim = c(-50, 150),
     col = ifelse(residuos_combinados$Mano == "Derecha", "blue", "red"),
     pch = ifelse(residuos_combinados$Mano == "Derecha", 16, 17)
     )
abline(h = 0, col = "gray", lty = 2)
abline(lm(Residuos ~ Orden, data = residuos_combinados[residuos_combinados$Mano == "Derecha",]), 
       col = "blue", lty = 2)
abline(lm(Residuos ~ Orden, data = residuos_combinados[residuos_combinados$Mano == "Izquierda",]), 
       col = "red", lty = 2)
grid()

"No existe un efecto sistemático evidente relacionado con el orden de realización de las pruebas, 
ya que los residuos no muestran una tendencia clara de aumento o disminución a lo largo de los ensayos 
para ninguna de las dos manos, lo que indica que factores como el aprendizaje o la fatiga no influyeron
significativamente en el desempeño del sujeto durante la prueba."
